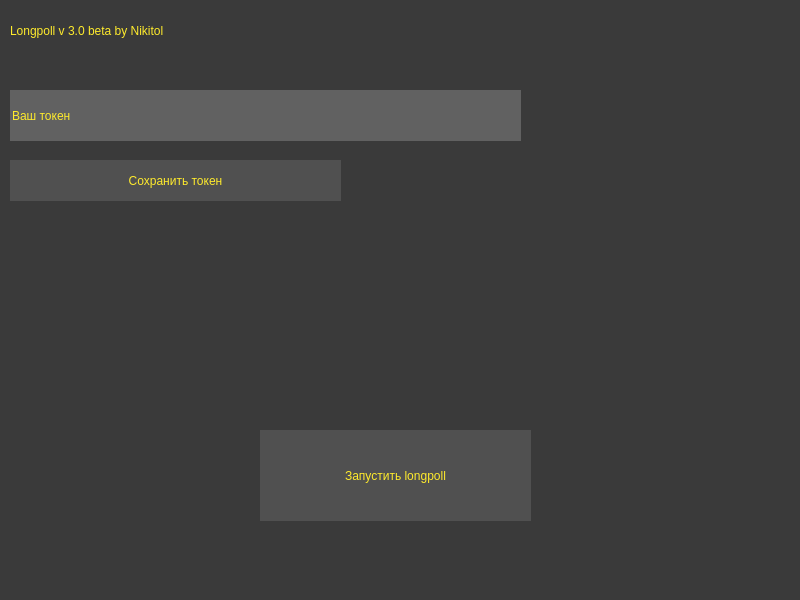
<?xml version="1.0" encoding="UTF-8"?>
<ui version="4.0">
 <class>MainWindow</class>
 <widget class="QMainWindow" name="MainWindow">
  <property name="geometry">
   <rect>
    <x>0</x>
    <y>0</y>
    <width>800</width>
    <height>600</height>
   </rect>
  </property>
  <property name="windowTitle">
   <string>Longpoll v 3.0 beta</string>
  </property>
  <property name="styleSheet">
   <string notr="true">background-color: #3A3A3A;</string>
  </property>
  <widget class="QWidget" name="centralwidget">
   <property name="styleSheet">
    <string notr="true">background-color: #3A3A3A;</string>
   </property>
   <widget class="QLabel" name="label">
    <property name="geometry">
     <rect>
      <x>10</x>
      <y>10</y>
      <width>531</width>
      <height>41</height>
     </rect>
    </property>
    <property name="styleSheet">
     <string notr="true">color: #FFEB2C;
font: 87 18pt &quot;Arial Black&quot;;
text-size: 500px;</string>
    </property>
    <property name="text">
     <string>Longpoll v 3.0 beta by Nikitol</string>
    </property>
   </widget>
   <widget class="QPushButton" name="pushButton">
    <property name="geometry">
     <rect>
      <x>10</x>
      <y>160</y>
      <width>331</width>
      <height>41</height>
     </rect>
    </property>
    <property name="styleSheet">
     <string notr="true">QPushButton{
	background-color: rgb(80, 80, 80);
	color: rgb(255, 235, 44);
	font: 87 12pt &quot;Arial&quot;;
	border: none;
}

QPushButton:hover{
	background-color: rgb(109, 109, 109);
	color: rgb(255, 235, 44);
	font: 87 12pt &quot;Arial&quot;;
	border: none;
}

QPushButton:pressed{
	background-color: rgb(67, 67, 67);
	color: rgb(207, 207, 207);
	font: 87 12pt &quot;Arial&quot;;
	border: none;
}</string>
    </property>
    <property name="text">
     <string>Сохранить токен</string>
    </property>
   </widget>
   <widget class="QPushButton" name="pushButton_2">
    <property name="geometry">
     <rect>
      <x>260</x>
      <y>430</y>
      <width>271</width>
      <height>91</height>
     </rect>
    </property>
    <property name="styleSheet">
     <string notr="true">QPushButton{
	background-color: rgb(80, 80, 80);
	color: rgb(255, 235, 44);
	font: 87 12pt &quot;Arial&quot;;
	border: none;
}

QPushButton:hover{
	background-color: rgb(109, 109, 109);
	color: rgb(255, 235, 44);
	font: 87 12pt &quot;Arial&quot;;
	border: none;
}

QPushButton:pressed{
	background-color: rgb(67, 67, 67);
	color: rgb(207, 207, 207);
	font: 87 12pt &quot;Arial&quot;;
	border: none;
}</string>
    </property>
    <property name="text">
     <string>Запустить longpoll</string>
    </property>
   </widget>
   <widget class="QLineEdit" name="lineEdit">
    <property name="geometry">
     <rect>
      <x>10</x>
      <y>90</y>
      <width>511</width>
      <height>51</height>
     </rect>
    </property>
    <property name="styleSheet">
     <string notr="true">background-color: rgb(97, 97, 97);
color: rgb(255, 235, 44);
font: 9pt &quot;Arial&quot;;
border: none;</string>
    </property>
    <property name="text">
     <string>Ваш токен</string>
    </property>
   </widget>
  </widget>
  <widget class="QMenuBar" name="menubar">
   <property name="geometry">
    <rect>
     <x>0</x>
     <y>0</y>
     <width>800</width>
     <height>26</height>
    </rect>
   </property>
  </widget>
  <widget class="QStatusBar" name="statusbar"/>
 </widget>
 <resources/>
 <connections/>
</ui>
